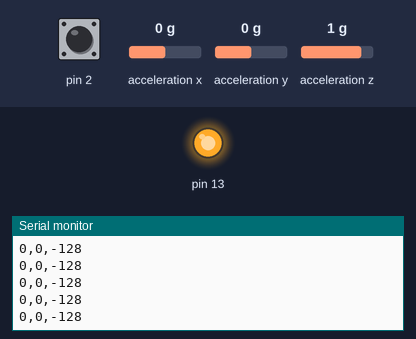
The sketch below on a simulated Arduino Uno, built with avr-gcc and run on an emulated ATmega328P. Shown: output pins drawn as LEDs (lit = HIGH), the last lines printed to the serial monitor. Wiring (inferred from the names in the program): ADXL345 accelerometer at I2C address 0x53. Inputs (shaded band) come from the test bench; at power-on: acceleration z 1 g, acceleration x 0 g, pin 2 HIGH, acceleration y 0 g.

Above: at 1.2 s.
1.3 s: acceleration z set to 0 g
At 1.9 s:
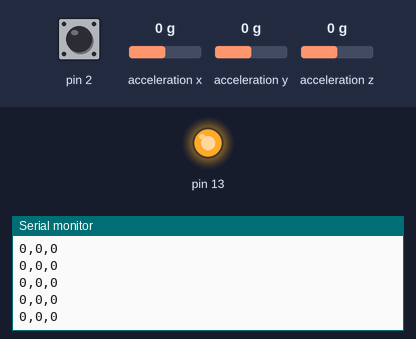
4.3 s: acceleration x set to 0.8 g
At 5.0 s:
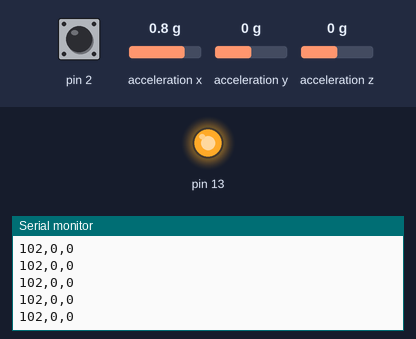

The sketch:

ADXL345.ino
```cpp
#include "Wire.h"

#define DEVICE (0x53) // Device address as specified in data sheet

//To learn more about these and the rest of the registers on the ADXL345, read the datasheet!
#define POWER_CTL 0x2D         // Power Control Register
#define DATA_FORMAT 0x31       // Data Format Control
#define DATAX0 0x32            // X-Axis Data 0
#define INT_MAP 0x2F           // Interrupt Mapping Control
#define INT_ENABLE 0x2E        // Interrupt Enable Control
#define INT_SOURCE 0x30        // Source of Interrupts
#define ACT_INACT_CTL 0x27     // Axis Enable Control for Activity and Inactivity Detection
#define THRESH_ACT 0x24        // Activity Threshold
#define THRESH_INACT 0x25;     // Inactivity Threshold

//This buffer will hold values read from the ADXL345 registers.
char values[6];
//These variables will be used to hold the x,y and z axis accelerometer values.
int x,y,z = 0;
double xg, yg, zg = 0;

void setup(){
    // Join I2C bus
    Wire.begin();

   // Initialize serial communication
    Serial.begin(9600);

    //Create an interrupt that will trigger when a tap is detected.
    attachInterrupt(0, activity, RISING);

    pinMode(13, OUTPUT);
    digitalWrite(2, HIGH);

    // AC-Coupled Operation, ACT_X, ACT_Y, ACT_Z enabled
    writeTo(ACT_INACT_CTL, 0xF0);

    //Set the Activity Threshold
    writeTo(THRESH_ACT, 0x0F);

    //Put the ADXL345 into +/- 4G range by writing the value 0x01 to the DATA_FORMAT register.
    writeTo(DATA_FORMAT, 0x01);

    //Put the ADXL345 into Measurement Mode by writing 0x08 to the POWER_CTL register.
    writeTo(POWER_CTL, 0x08);  //Measurement mode

    //Enable the Activity Interrupt.
    writeTo(INT_ENABLE, 0x90);

    // Activity interrupt takes place at INT1
    writeTo(INT_MAP, 0xEF);

    readFrom(INT_SOURCE, 1, values); //Clear the interrupts from the INT_SOURCE register.
}

void activity(void){
//  readFrom(INT_SOURCE, 1, values); //Clear the interrupts from the INT_SOURCE register
//  Serial.print(values[0]);
//  if (values[0] & 0x90 == 1){
  digitalWrite(13,HIGH);
//  }
//  readFrom(INT_SOURCE, 1, values);
//  if(values[0] & 0x10 == 1)digitalWrite(13,HIGH);
}

void loop(){
    //Reading 6 bytes of data starting at register DATAX0 will retrieve the x,y and z acceleration values from the ADXL345.
  //The results of the read operation will get stored to the values[] buffer.
  readFrom(DATAX0, 6, values);

  //The ADXL345 gives 10-bit acceleration values, but they are stored as bytes (8-bits). To get the full value, two bytes
  //must be combined for each axis.
  //The X value is stored in values[0] and values[1].
  x = ((int)values[1]<<8)|(int)values[0];
  //The Y value is stored in values[2] and values[3].
  y = ((int)values[3]<<8)|(int)values[2];
  //The Z value is stored in values[4] and values[5].
  z = ((int)values[5]<<8)|(int)values[4];

      Serial.print(x);
      Serial.print(',');
      Serial.print(y);
      Serial.print(',');
      Serial.println(z);

  //Convert the accelerometer value to G's.
  //With 10 bits measuring over a +/-4g range we can find how to convert by using the equation:
  // Gs = Measurement Value * (G-range/(2^10)) or Gs = Measurement Value * (8/1024)
  xg = x * 0.0078;
  yg = y * 0.0078;
  zg = z * 0.0078;
}

void writeTo(byte address, byte val) {
  Wire.beginTransmission(DEVICE); // start transmission to device
  Wire.write(address);             // send register address
  Wire.write(val);                 // send value to write
  Wire.endTransmission();         // end transmission
}

// Reads num bytes starting from address register on device in to _buff array
void readFrom(byte address, int num, char * value) {
  Wire.beginTransmission(DEVICE); // start transmission to device
  Wire.write(address);             // sends address to read from
  Wire.endTransmission();         // end transmission

  Wire.beginTransmission(DEVICE); // start transmission to device
  Wire.requestFrom(DEVICE, num);    // request 6 bytes from device

  int i = 0;
  while(Wire.available())         // device may send less than requested (abnormal)
  {
    value[i] = Wire.read();    // receive a byte
    i++;
  }
  Wire.endTransmission();         // end transmission
}
```

Measured:
- after the input at 1.3 s, the serial monitor: prints a new line after 0.08 s (image 1)
- after the input at 4.3 s, the serial monitor: prints a new line after 0.07 s (image 2)
